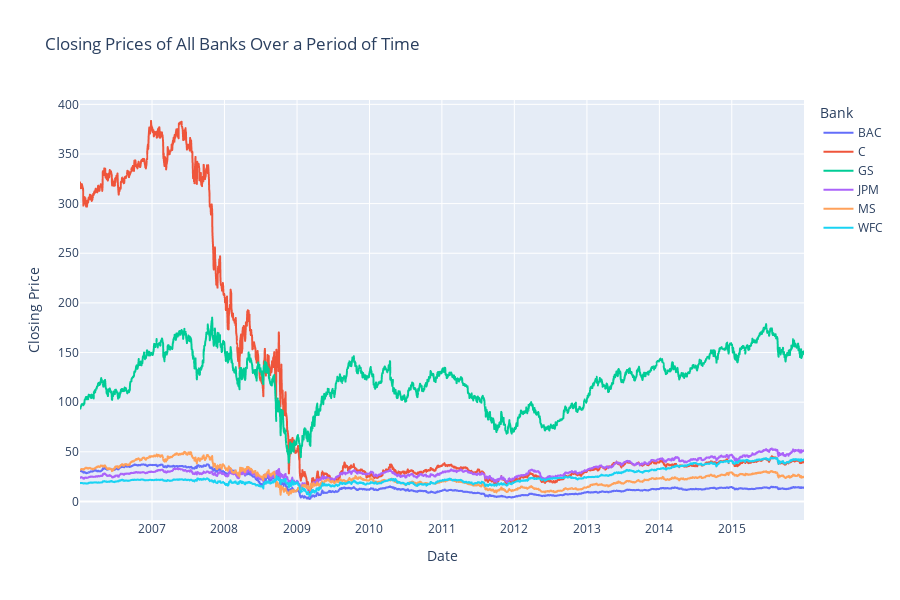

Notebook code for this chart:
### Code cell
px.line(
    close_prices_df,
    x=close_prices_df.index, 
    y=close_prices_df.columns, 
    title='Closing Prices of All Banks Over a Period of Time',
    labels={'value': 'Closing Price', 'index': 'Date'}, 
    height=600
)

### Figure 1 — Plotly figure (JSON) as saved in the notebook; plotly's stock layout.template omitted (floating-point values rounded to 4 significant figures; data arrays with more than 128 entries replaced by an {"elided": "..."} marker saying what was removed)
{"data": [{"hovertemplate": "Bank=BAC<br>Date=%{x}<br>Closing Price=%{y}<extra></extra>", "legendgroup": "BAC", "line": {"color": "#636efa", "dash": "solid"}, "marker": {"symbol": "circle"}, "mode": "lines", "name": "BAC", "showlegend": true, "type": "scattergl", "x": {"elided": "2517 str values"}, "xaxis": "x", "y": {"elided": "2517 float values"}, "yaxis": "y"}, {"hovertemplate": "Bank=C<br>Date=%{x}<br>Closing Price=%{y}<extra></extra>", "legendgroup": "C", "line": {"color": "#EF553B", "dash": "solid"}, "marker": {"symbol": "circle"}, "mode": "lines", "name": "C", "showlegend": true, "type": "scattergl", "x": {"elided": "2517 str values"}, "xaxis": "x", "y": {"elided": "2517 float values"}, "yaxis": "y"}, {"hovertemplate": "Bank=GS<br>Date=%{x}<br>Closing Price=%{y}<extra></extra>", "legendgroup": "GS", "line": {"color": "#00cc96", "dash": "solid"}, "marker": {"symbol": "circle"}, "mode": "lines", "name": "GS", "showlegend": true, "type": "scattergl", "x": {"elided": "2517 str values"}, "xaxis": "x", "y": {"elided": "2517 float values"}, "yaxis": "y"}, {"hovertemplate": "Bank=JPM<br>Date=%{x}<br>Closing Price=%{y}<extra></extra>", "legendgroup": "JPM", "line": {"color": "#ab63fa", "dash": "solid"}, "marker": {"symbol": "circle"}, "mode": "lines", "name": "JPM", "showlegend": true, "type": "scattergl", "x": {"elided": "2517 str values"}, "xaxis": "x", "y": {"elided": "2517 float values"}, "yaxis": "y"}, {"hovertemplate": "Bank=MS<br>Date=%{x}<br>Closing Price=%{y}<extra></extra>", "legendgroup": "MS", "line": {"color": "#FFA15A", "dash": "solid"}, "marker": {"symbol": "circle"}, "mode": "lines", "name": "MS", "showlegend": true, "type": "scattergl", "x": {"elided": "2517 str values"}, "xaxis": "x", "y": {"elided": "2517 float values"}, "yaxis": "y"}, {"hovertemplate": "Bank=WFC<br>Date=%{x}<br>Closing Price=%{y}<extra></extra>", "legendgroup": "WFC", "line": {"color": "#19d3f3", "dash": "solid"}, "marker": {"symbol": "circle"}, "mode": "lines", "name": "WFC", "showlegend": true, "type": "scattergl", "x": {"elided": "2517 str values"}, "xaxis": "x", "y": {"elided": "2517 float values"}, "yaxis": "y"}], "layout": {"height": 600, "legend": {"title": {"text": "Bank"}, "tracegroupgap": 0}, "title": {"text": "Closing Prices of All Banks Over a Period of Time"}, "xaxis": {"anchor": "y", "domain": [0, 1], "title": {"text": "Date"}}, "yaxis": {"anchor": "x", "domain": [0, 1], "title": {"text": "Closing Price"}}}}
